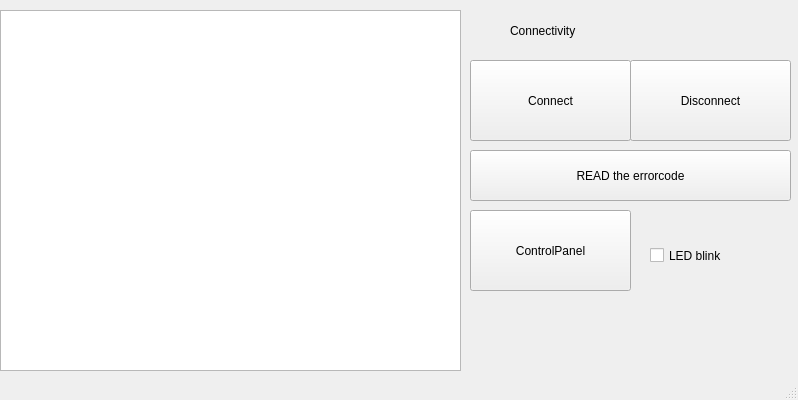
<?xml version="1.0" encoding="UTF-8"?>
<ui version="4.0">
 <class>MainWindow</class>
 <widget class="QMainWindow" name="MainWindow">
  <property name="geometry">
   <rect>
    <x>0</x>
    <y>0</y>
    <width>798</width>
    <height>400</height>
   </rect>
  </property>
  <property name="windowTitle">
   <string>MainWindow</string>
  </property>
  <widget class="QWidget" name="centralwidget">
   <widget class="QTextBrowser" name="textBrowser">
    <property name="geometry">
     <rect>
      <x>0</x>
      <y>10</y>
      <width>461</width>
      <height>361</height>
     </rect>
    </property>
   </widget>
   <widget class="QLabel" name="connecting_label">
    <property name="geometry">
     <rect>
      <x>510</x>
      <y>10</y>
      <width>101</width>
      <height>41</height>
     </rect>
    </property>
    <property name="text">
     <string>Connectivity</string>
    </property>
   </widget>
   <widget class="QCheckBox" name="checkBox">
    <property name="geometry">
     <rect>
      <x>650</x>
      <y>230</y>
      <width>131</width>
      <height>51</height>
     </rect>
    </property>
    <property name="text">
     <string>LED blink</string>
    </property>
   </widget>
   <widget class="QPushButton" name="pushButton">
    <property name="geometry">
     <rect>
      <x>470</x>
      <y>60</y>
      <width>161</width>
      <height>81</height>
     </rect>
    </property>
    <property name="text">
     <string>Connect</string>
    </property>
   </widget>
   <widget class="QPushButton" name="pushButton_2">
    <property name="geometry">
     <rect>
      <x>630</x>
      <y>60</y>
      <width>161</width>
      <height>81</height>
     </rect>
    </property>
    <property name="text">
     <string>Disconnect</string>
    </property>
   </widget>
   <widget class="QPushButton" name="pushButton_3">
    <property name="geometry">
     <rect>
      <x>470</x>
      <y>150</y>
      <width>321</width>
      <height>51</height>
     </rect>
    </property>
    <property name="text">
     <string>READ the errorcode</string>
    </property>
   </widget>
   <widget class="QPushButton" name="pushButton_4">
    <property name="geometry">
     <rect>
      <x>470</x>
      <y>210</y>
      <width>161</width>
      <height>81</height>
     </rect>
    </property>
    <property name="text">
     <string>ControlPanel</string>
    </property>
   </widget>
  </widget>
  <widget class="QStatusBar" name="statusbar"/>
  <action name="actionOpen">
   <property name="text">
    <string>Open</string>
   </property>
  </action>
 </widget>
 <resources/>
 <connections/>
</ui>
